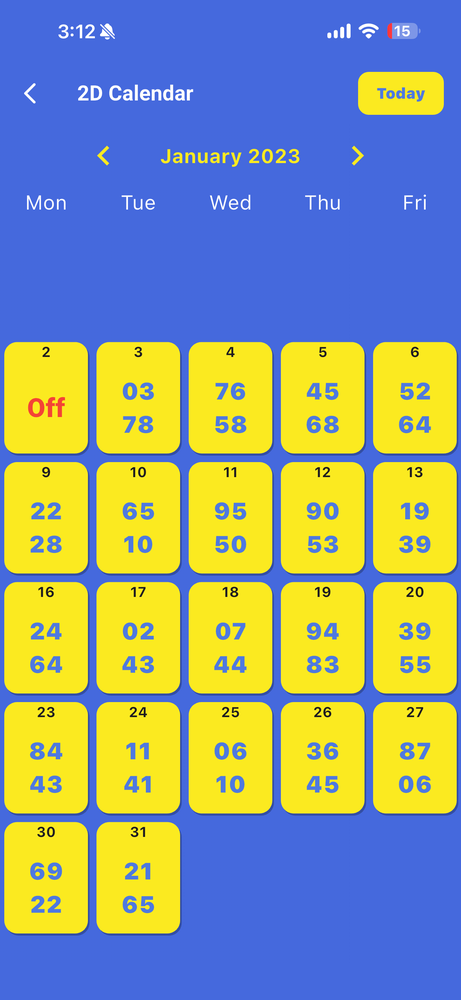
#> input picture history/extracted/2023/2023/IMG_4471.PNG, 461 x 1000 px, shrunk from 1290 x 2796 before the run; its folder holds only this picture in this run
$ python cell_detector.py
#> lines starting #> are read from the running program, lines starting #| are printed output that depends on the picture
#> further down, img is the input picture: shape (1000, 461, 3); mean B, G, R 141, 159.1, 145.4
from pathlib import Path
import cv2
import numpy as np
import pytesseract
import re
import calendar

# --------------------------------------------------
# Tesseract
# --------------------------------------------------

pytesseract.pytesseract.tesseract_cmd = (
    r"C:\Program Files\Tesseract-OCR\tesseract.exe"
)

# --------------------------------------------------
# Folder
# --------------------------------------------------

BASE_DIR = Path(__file__).parent

EXTRACT_DIR = BASE_DIR / "extracted"
CELL_DIR = BASE_DIR / "cells"

CELL_DIR.mkdir(exist_ok=True)

# --------------------------------------------------
# Month Dictionary
# --------------------------------------------------

MONTHS = {
    "January": 1,
    "February": 2,
    "March": 3,
    "April": 4,
    "May": 5,
    "June": 6,
    "July": 7,
    "August": 8,
    "September": 9,
    "October": 10,
    "November": 11,
    "December": 12,
}

# --------------------------------------------------
# Read Header
# --------------------------------------------------

def read_header(image):

    h, w = image.shape[:2]
#> h = 1000; w = 461

    header = image[0:int(h * 0.20), :]
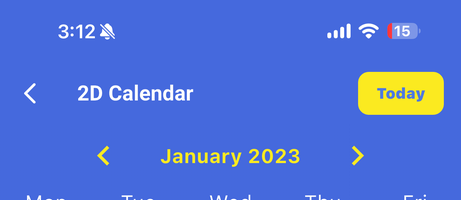
#> header: shape (200, 461, 3); mean B, G, R 212.9, 113.6, 80.8

    gray = cv2.cvtColor(header, cv2.COLOR_BGR2GRAY)
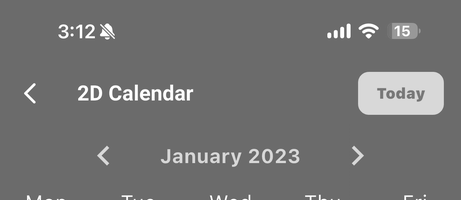
#> gray: shape (200, 461); min 81, max 255, mean 114.7

#> (the run stopped early here; a loop or call above may not have finished)
